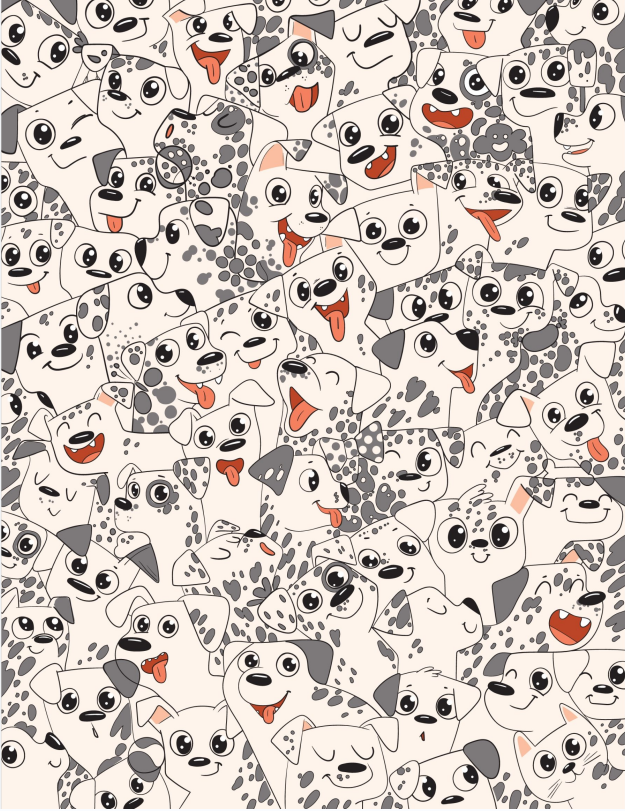
#> input picture image.png, 625 x 811 px
$ python finding_objects.py
#> lines starting #> are read from the running program, lines starting #| are printed output that depends on the picture
import cv2
import numpy as np
import os

img = cv2.imread("image.png")
#> img is the input picture: shape (811, 625, 3); mean B, G, R 191.5, 198.3, 208.6
img_gray = cv2.cvtColor(img, cv2.COLOR_BGR2GRAY)
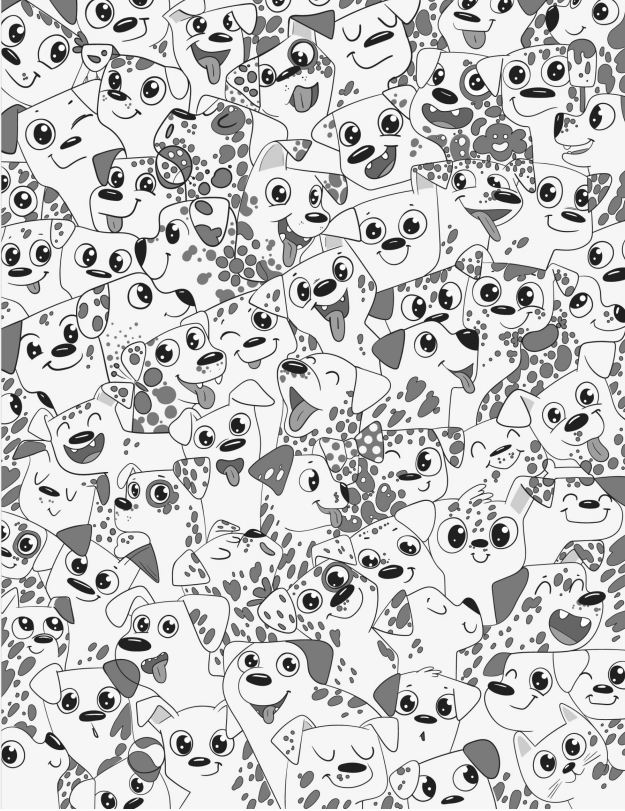
#> img_gray: shape (811, 625); min 28, max 255, mean 200.6
darkened_img = cv2.convertScaleAbs(img, alpha=0.5, beta=0)

template_dir = "objects"
templates = [os.path.join(template_dir, f) for f in os.listdir(template_dir) if f.endswith('.png')]

threshold = 0.6

for template_path in templates:
    template = cv2.imread(template_path, 0)
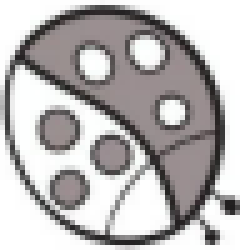
#> input picture objects/object_1.png, 48 x 50 px (shown 5 times larger)
#> template: shape (50, 48); min 29, max 255, mean 180.4
    best_match_val = -1
    best_match_loc = None
    best_match_scale = None
    best_w, best_h = None, None

    for scale in np.linspace(0.5, 1.5, 20):
        scaled_template = cv2.resize(template, None, fx=scale, fy=scale, interpolation=cv2.INTER_LINEAR)
        w, h = scaled_template.shape[::-1]

        res = cv2.matchTemplate(img_gray, scaled_template, cv2.TM_CCOEFF_NORMED)
        min_val, max_val, min_loc, max_loc = cv2.minMaxLoc(res)

        if max_val > best_match_val:
            best_match_val = max_val
            best_match_loc = max_loc
            best_match_scale = scale
            best_w, best_h = w, h
#> this loop made 20 passes
#> (min_val, max_val, min_loc, best_match_val, best_match_loc) on passes 1, 2, 7: (-0.431, 0.476, (141, 744), 0.476, (171, 288)), (-0.417, 0.496, (284, 214), 0.496, (454, 328)), (-0.358, 0.668, (467, 2), 0.668, (156, 145))
#> (min_val, max_val, min_loc, max_loc) on passes 3, 4, 5, 6, 8, 9: (-0.394, 0.446, (284, 214), (452, 327)), (-0.376, 0.445, (471, 309), (128, 547)), (-0.348, 0.471, (470, 308), (126, 548)), (-0.367, 0.495, (296, 313), (124, 548)), (-0.36, 0.553, (290, 310), (154, 143)), (-0.356, 0.425, (178, 123), (459, 739))
#> pass 1, `res = cv2.matchTemplate(img_gray, scaled_template, cv2.TM_CCOEFF_NORMED)`:
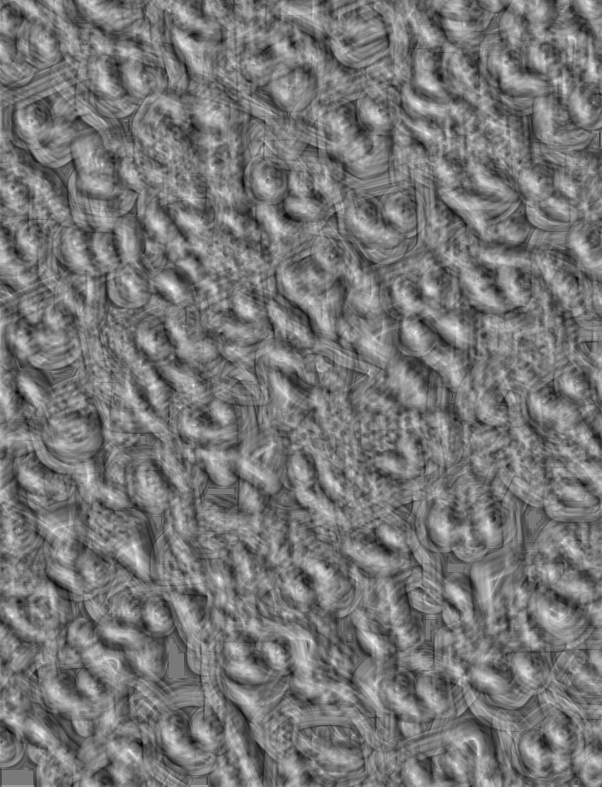
#> res: shape (787, 602) float32; min -0.431, max 0.476, mean -0.00692; drawn with min black and max white
#> pass 2, `res = cv2.matchTemplate(img_gray, scaled_template, cv2.TM_CCOEFF_NORMED)`:
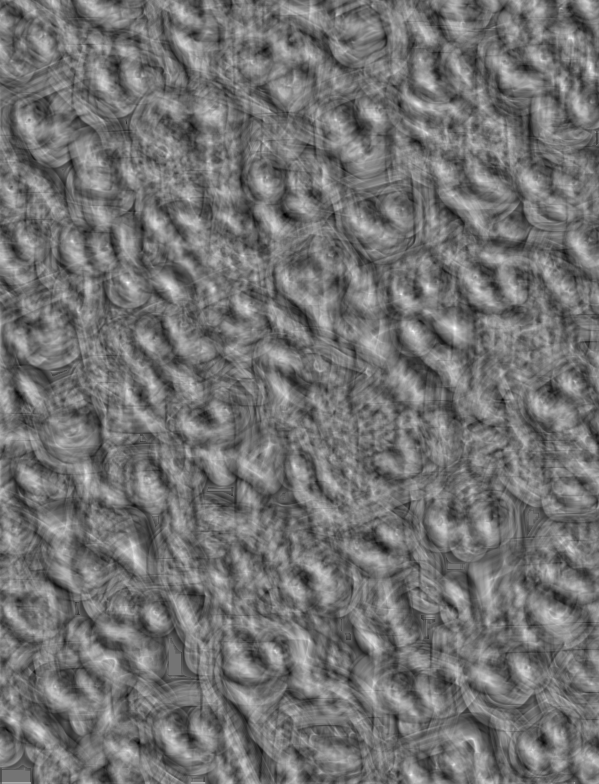
#> res: shape (784, 599) float32; min -0.417, max 0.496, mean -0.00629; drawn with min black and max white
#> after the loop:
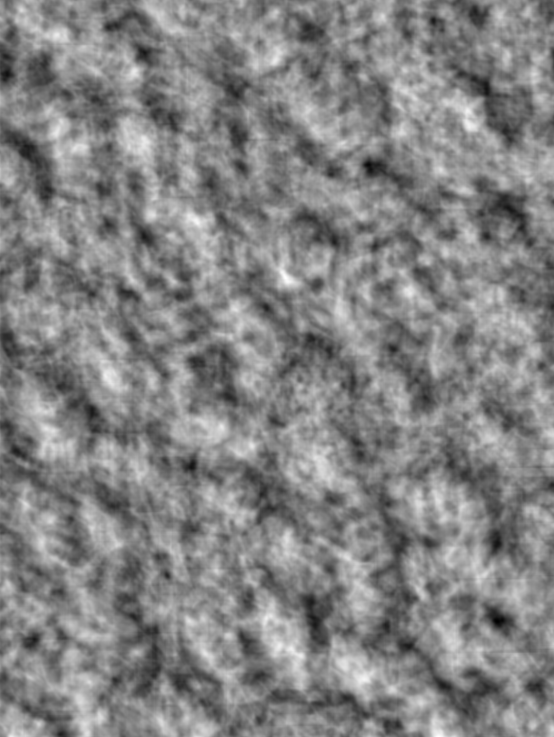
#> res: shape (737, 554) float32; min -0.304, max 0.282, mean -0.00139; drawn with min black and max white
#> after the loop, best_h = 41; best_match_scale = 0.816; best_match_val = 0.668; best_w = 39

    if best_match_val >= threshold:
        top_left = best_match_loc
#> top_left = (156, 145)
        bottom_right = (top_left[0] + best_w, top_left[1] + best_h)
#> bottom_right = (195, 186)

        roi = img[top_left[1]:bottom_right[1], top_left[0]:bottom_right[0]]
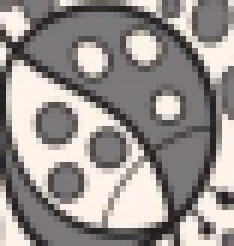
#> roi: shape (41, 39, 3) (shown 6 times larger); mean B, G, R 142, 144.8, 151.1
        darkened_img[top_left[1]:bottom_right[1], top_left[0]:bottom_right[0]] = roi

        cv2.rectangle(darkened_img, top_left, bottom_right, (0, 255, 0), 2)
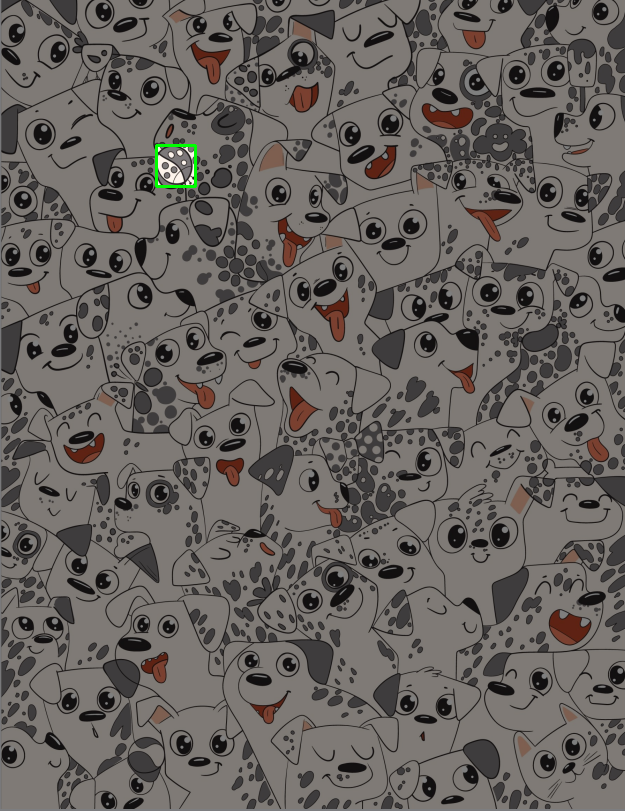
#> darkened_img: shape (811, 625, 3); mean B, G, R 96.1, 99.5, 104.4
#> pass 2 of the loop `for template_path in templates:`:
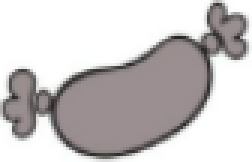
#> input picture objects/object_10.png, 84 x 54 px (shown 3 times larger)
#> template: shape (54, 84)
#> the loop `for scale in np.linspace(0.5, 1.5, 20):` made 20 passes
#> (min_val, max_val, min_loc, best_match_val, best_match_loc) on passes 1, 4: (-0.611, 0.601, (259, 73), 0.601, (84, 142)), (-0.493, 0.653, (247, 72), 0.653, (511, 317))
#> after the loop `for scale in np.linspace(0.5, 1.5, 20):`:
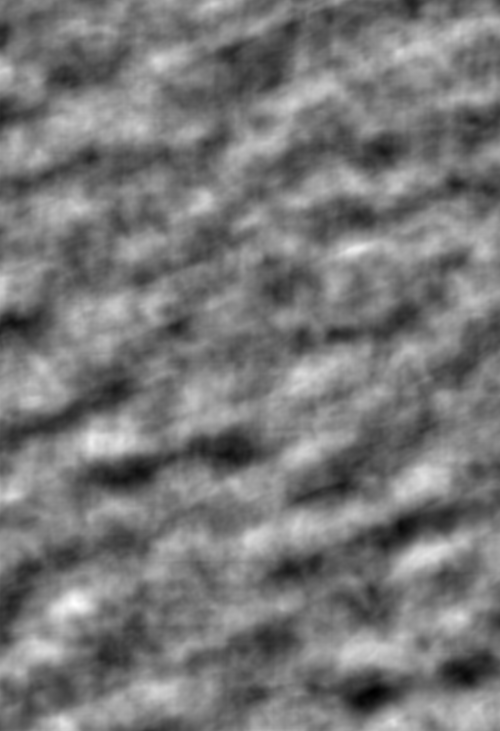
#> res: shape (731, 500) float32; min -0.333, max 0.368, mean -0.0017; drawn with min black and max white
#> after the loop `for scale in np.linspace(0.5, 1.5, 20):`: best_h = 36; best_match_scale = 0.658; best_match_val = 0.653; best_w = 55
#> top_left = (511, 317)
#> bottom_right = (566, 353)
#> roi: shape (36, 55, 3)
#> `cv2.rectangle(darkened_img, top_left, bottom_right, (0, 255, 0), 2)`:
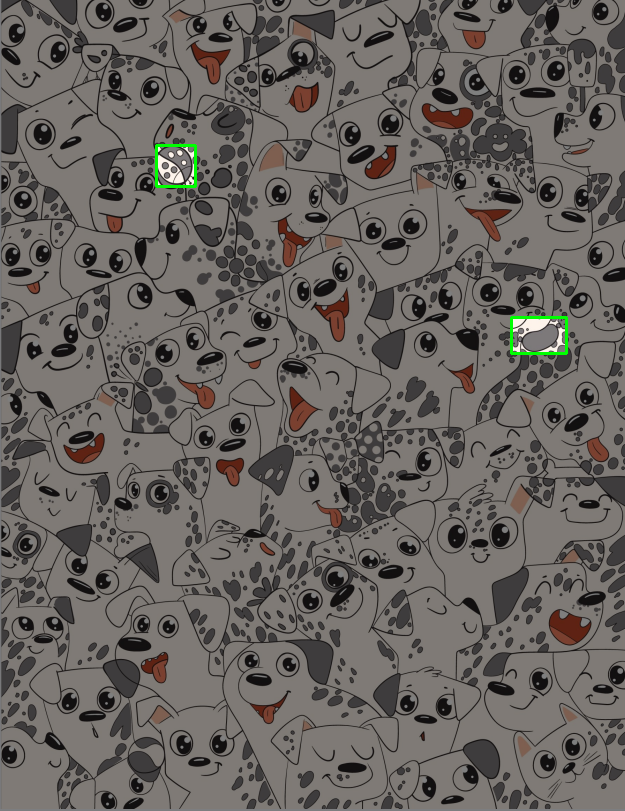
#> darkened_img: shape (811, 625, 3); mean B, G, R 96.2, 100, 104.6
#> pass 3 of the loop `for template_path in templates:`:
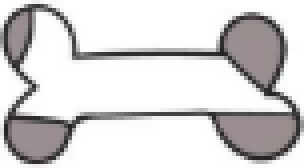
#> input picture objects/object_11.png, 76 x 42 px (shown 4 times larger)
#> template: shape (42, 76)
#> the loop `for scale in np.linspace(0.5, 1.5, 20):` made 20 passes
#> (min_val, max_val, min_loc, best_match_val, best_match_loc) on passes 1, 4, 5: (-0.482, 0.545, (303, 659), 0.545, (117, 78)), (-0.496, 0.601, (367, 339), 0.601, (543, 459)), (-0.44, 0.691, (365, 337), 0.691, (542, 458))
#> after the loop `for scale in np.linspace(0.5, 1.5, 20):`:
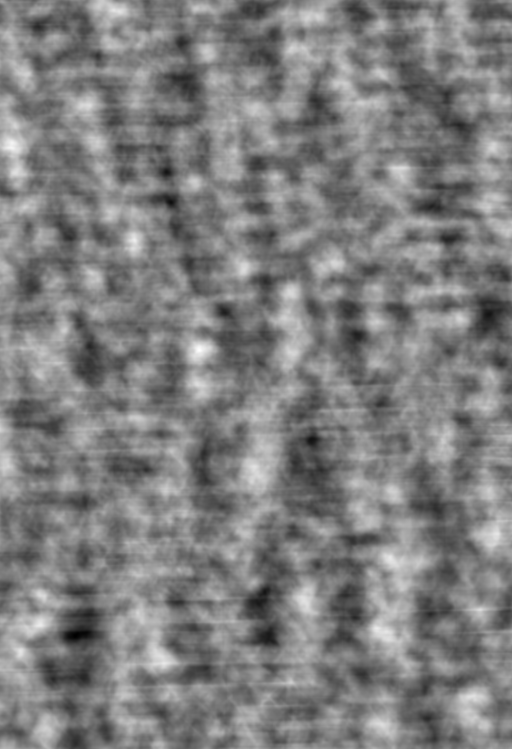
#> res: shape (749, 512) float32; min -0.329, max 0.333, mean 0.000994; drawn with min black and max white
#> after the loop `for scale in np.linspace(0.5, 1.5, 20):`: best_h = 30; best_match_scale = 0.711; best_match_val = 0.691; best_w = 54
#> top_left = (542, 458)
#> bottom_right = (596, 488)
#> roi: shape (30, 54, 3)
#> `cv2.rectangle(darkened_img, top_left, bottom_right, (0, 255, 0), 2)`:
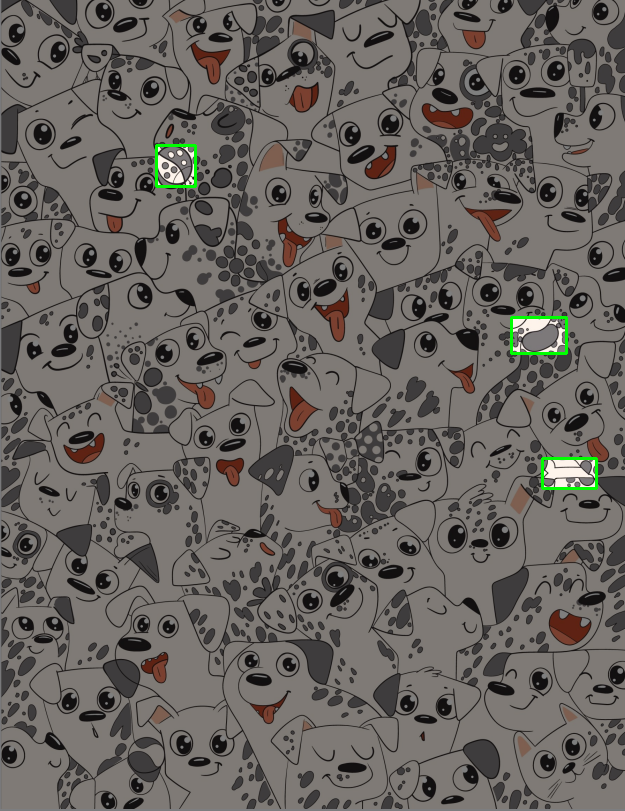
#> darkened_img: shape (811, 625, 3); mean B, G, R 96.4, 100.4, 104.7

cv2.imshow('Detected Objects', darkened_img)
cv2.waitKey(0)
cv2.destroyAllWindows()
cv2.imwrite('result.jpg', darkened_img)
